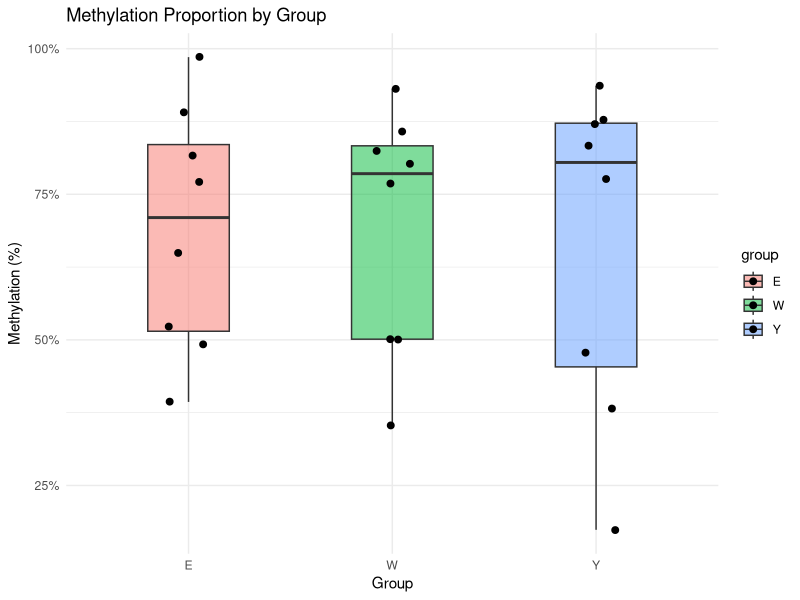

This figure's R source:
## ---- chunk 1
knitr::opts_chunk$set(echo = TRUE, warning = FALSE, message = FALSE)
library(ggplot2)
library(dplyr)
library(data.table)

# Simulated example dataset
#df <- data.frame(
#  Sample = paste0("S", 1:6),
#  group = c("E", "E", "W", "W", "Y", "Y"),
#  CpG = c(1200, 1350, 1100, 1080, 1150, 1170),
#  uCpG = c(300, 250, 400, 420, 380, 360)
#)
df = fread("cpg_prop_by_group.csv")
df <- df %>% mutate( total = CpG + uCpG, prop = CpG / total)

knitr::kable(df, caption = "CpG and uCpG Counts with Methylation Proportions")
ggplot(df, aes(x = group, y = prop, fill = group)) +
  geom_boxplot(width = 0.4, alpha = 0.5, outlier.shape = NA) +
  geom_jitter(width = 0.1, size = 2) +
  scale_y_continuous(labels = scales::percent_format(accuracy = 1)) +
  labs(title = "Methylation Proportion by Group",
       y = "Methylation (%)", x = "Group") +
  theme_minimal()


glm_fit <- glm(cbind(CpG, uCpG) ~ group, data = df, family = binomial)
summary(glm_fit)

cat("Null deviance:", round(glm_fit$null.deviance), "on", glm_fit$df.null, "degrees of freedom\n")
cat("Residual deviance:", round(glm_fit$deviance), "on", glm_fit$df.residual, "degrees of freedom\n")
cat("AIC:", round(AIC(glm_fit)), "\n")

invlogit <- function(x) exp(x) / (1 + exp(x))

p_E <- invlogit(coef(glm_fit)["(Intercept)"])
p_W <- invlogit(coef(glm_fit)["(Intercept)"] + coef(glm_fit)["groupW"])
p_Y <- invlogit(coef(glm_fit)["(Intercept)"] + coef(glm_fit)["groupY"])

rate_df <- data.frame(
  Group = c("E", "W", "Y"),
  Estimated_Proportion = round(c(p_E, p_W, p_Y), 4)
)

knitr::kable(rate_df, caption = "Estimated Methylation Proportions by Group (from GLM)")
